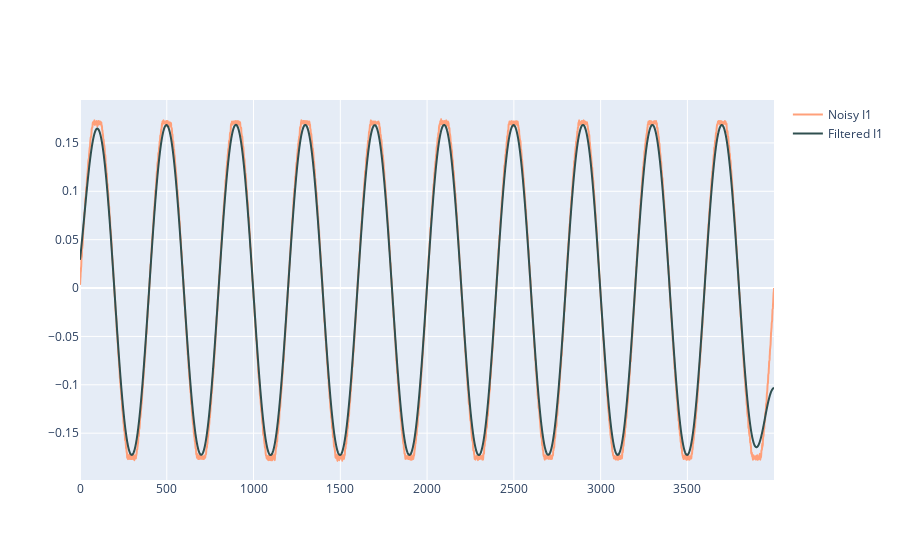

The code cell stored with this chart in its notebook:
### Code cell
fig = go.Figure()

fig.add_trace(go.Scatter(
            y = I1,
            line =  dict(shape =  'spline', color = 'lightsalmon'),
            name = 'Noisy I1',
            ))

fig.add_trace(go.Scatter(
            y = I1_filt,
            line =  dict(shape =  'spline', color = 'darkslategrey'),
            name = 'Filtered I1',
            ))

fig.show()

### Figure 1 — Plotly figure (JSON) as saved in the notebook; plotly's stock layout.template omitted (floating-point values rounded to 4 significant figures; data arrays with more than 128 entries replaced by an {"elided": "..."} marker saying what was removed)
{"data": [{"line": {"color": "lightsalmon", "shape": "spline"}, "name": "Noisy I1", "type": "scatter", "y": {"elided": "4000 float values"}}, {"line": {"color": "darkslategrey", "shape": "spline"}, "name": "Filtered I1", "type": "scatter", "y": {"elided": "4000 float values"}}], "layout": {}}
